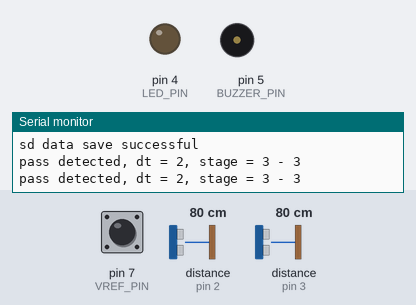
Simulated run of this program. Board: Arduino Uno, built with avr-gcc and run on an emulated ATmega328P. Parts: output pins drawn as LEDs (lit = HIGH), buzzer (waves = sounding), the last lines printed to the serial monitor. Wiring (inferred from the names in the program): 2 × range finder with pulse-width output: data pin 2 / data pin 3. The test bench sets the inputs (shaded band); at power-on: distance to the obstacle (sensors on pin 2, pin 3) 80 cm, pin 7 (VREF_PIN) HIGH. Sleep ends after the set time or at an interrupt; storage starts empty.

Above: at 3.86 s.
4.7 s: distance to the obstacle (sensor on pin 2) set to 9 cm
At 7.62 s:
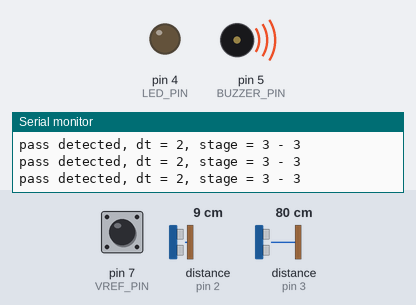
7.7 s: distance to the obstacle (sensor on pin 2) set to 8 cm
At 8.02 s:
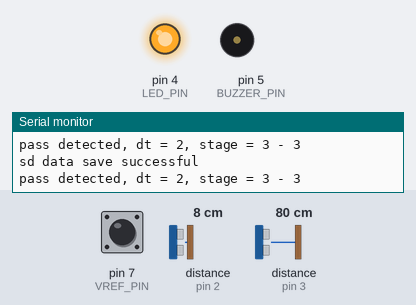
10.7 s: distance to the obstacle (sensor on pin 2) set to 18 cm
At 11.0 s:
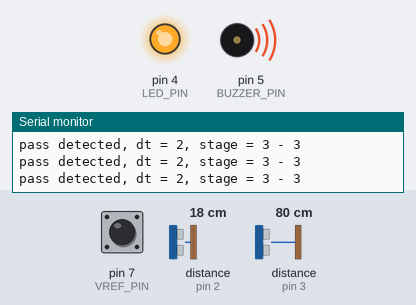
13.7 s: distance to the obstacle (sensor on pin 2) set to 15 cm
Timing chart, 0 to 17.7 s (numbered marks = the images above; inputs shaded):
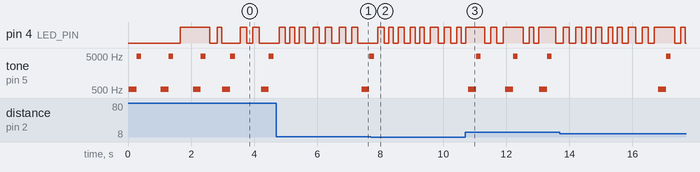

Measured:
- the behaviour switches between 9 and 8 cm on distance to the obstacle (sensor on pin 2) (found by bisection; images 1 and 2)
- after the input at 10.7 s, tone on pin 5 (BUZZER_PIN): plays 523 Hz for 0.25 s, 4978 Hz for 0.15 s, 523 Hz for 0.25 s, 4978 Hz for 0.15 s, 523 Hz for 0.25 s, 4978 Hz for 0.15 s, starting after 0.09 s
- by itself, tone on pin 5 (BUZZER_PIN): plays 523 Hz for 0.25 s, 4978 Hz for 0.15 s, 523 Hz for 0.25 s, 4978 Hz for 0.15 s, 523 Hz for 0.25 s, 4978 Hz for 0.15 s … (10 notes in this stretch)

The program:

main.cpp
```cpp
#include <Arduino.h>

#include <avr/interrupt.h>
#include <avr/power.h>
#include <avr/sleep.h>
#include <avr/io.h>
#include <avr/wdt.h>
#include <avr/pgmspace.h>
#include <SPI.h>
#include "SdFat.h"
#include "notes.h"
#include "beeps.h"
#include "const.h"

SdFat SD;

char sprintf_buffer [50];

const uint8_t BASE_NAME_SIZE = sizeof(FILE_BASE_NAME) - 1;
char fileName[] = FILE_BASE_NAME "00.txt";

volatile int interrupt_flag = 0;

int pass_counter = 0;
unsigned long wdt_trigger_counter = 0;
unsigned long last_wdt_counter_measurement = 0;
unsigned long last_wdt_counter_pass = 0;
unsigned long last_wdt_counter_save = 0;
short save_loops = 0;
bool led_state = false;
int entries = 0;
bool last_battery_status = true;

byte data_arr[ENTRY_COUNT];

bool battery_discharged = false;

int fills = 0;

int timing_table[4] = {
  10,
  7,
  4,
  2
};

int stage = 0;


// print to serial
void serial_log(char* log){
  DEBUG_SERIAL.begin(SERIAL_BAUD);
  DEBUG_SERIAL.print(log);
  DEBUG_SERIAL.flush();
  DEBUG_SERIAL.end();
}
void serial_log(char* log, int a){
  DEBUG_SERIAL.begin(SERIAL_BAUD);
  DEBUG_SERIAL.print(log);
  DEBUG_SERIAL.print(a);
  DEBUG_SERIAL.flush();
  DEBUG_SERIAL.end();
}
void serial_log_n(char* log){
  DEBUG_SERIAL.begin(SERIAL_BAUD);
  DEBUG_SERIAL.println(log);
  DEBUG_SERIAL.flush();
  DEBUG_SERIAL.end();
}
void serial_log_n(char* log, int a){
  DEBUG_SERIAL.begin(SERIAL_BAUD);
  DEBUG_SERIAL.print(log);
  DEBUG_SERIAL.println(a);
  DEBUG_SERIAL.flush();
  DEBUG_SERIAL.end();
}
void serial_log_f(int a){
  DEBUG_SERIAL.begin(SERIAL_BAUD);
  DEBUG_SERIAL.write(sprintf_buffer, a);
  DEBUG_SERIAL.flush();
  DEBUG_SERIAL.end();
}

// print all entries to serial
void dump_data_to_serial(){
    DEBUG_SERIAL.begin(SERIAL_BAUD);
    DEBUG_SERIAL.print("\nData dump call: ");
    for(int i = 0; i < entries; i++){
      DEBUG_SERIAL.print('\n');
      DEBUG_SERIAL.print(data_arr[i]);
    }
    DEBUG_SERIAL.flush();
    DEBUG_SERIAL.end();
}

// save all entries to sd card
bool dump_data_to_sd(){

  if(fills == 0){
    while (SD.exists(fileName)) {
      if (fileName[BASE_NAME_SIZE + 1] != '9') {
        fileName[BASE_NAME_SIZE + 1]++;
      } else if (fileName[BASE_NAME_SIZE] != '9') {
        fileName[BASE_NAME_SIZE + 1] = '0';
        fileName[BASE_NAME_SIZE]++;
      } else {
        beep_sad();

        serial_log_n("Can't create file name");

        return false;
      }
    }
  }

  File dataFile = SD.open(fileName, FILE_WRITE);

  // if the file is available, write to it:
  if (dataFile) {
    if(fills > 0){

      dataFile.print("C");
      dataFile.print(fills);

      if(battery_discharged){
        dataFile.print("   -- SAVED AT DISCHARGE");
      }
      dataFile.print('\n');

    }else{
      // print header
      if(battery_discharged){
        dataFile.print("-- SAVED AT DISCHARGE --\n");
      }

      dataFile.print("Battery status: ");
      dataFile.print(last_battery_status ? "high" : "low");

      dataFile.print("\nEntry target: ");
      dataFile.print(ENTRY_COUNT);

      dataFile.printf("\nEntry count: ");
      dataFile.print(entries);

      dataFile.print("\nMeasurment duration: ");
      dataFile.print(MEASUREMENT_DURATION);
      dataFile.print("ms\n");

      dataFile.print("C");
      dataFile.print(fills);

      dataFile.println();
    }

    for(int i = 0; i < entries; i++){
      dataFile.println(data_arr[i]);
    }

    dataFile.close();

    return true;
  }else
  {
    serial_log_n("no data file");

    return false;
  }
}

// configure watchdog timer
void configure_wdt(void)
{
  cli();                           // disable interrupts for changing the registers

  MCUSR = 0;                       // reset status register flags

                                   // Put timer in interrupt-only mode:
  WDTCSR |= 0b00011000;            // Set WDCE (5th from left) and WDE (4th from left) to enter config mode,
                                   // using bitwise OR assignment (leaves other bits unchanged).
  WDTCSR =  0b01000000 | 0b000010; // set WDIE: interrupt enabled
                                   // clr WDE: reset disabled
                                   // and set delay interval (right side of bar) to 8 seconds

  sei();                           // re-enable interrupts
}

// magnet pass interrupt
void Magnet_INT()
{
  interrupt_flag = 1;
  sleep_disable();

  detachInterrupt(digitalPinToInterrupt(MAGNET_INPUT_PIN));
}

// save button press interrupt
void Save_INT()
{
  interrupt_flag = 2;
  sleep_disable();

  detachInterrupt(digitalPinToInterrupt(SAVE_INPUT_PIN));
}

// enable sleep
void sleepNow ()
{
  cli();                                                                       //disable interrupts
  sleep_enable ();                                                      // enables the sleep bit in the mcucr register

  if(!battery_discharged)
    attachInterrupt (digitalPinToInterrupt(MAGNET_INPUT_PIN), Magnet_INT, FALLING);          // wake up on RISING level on D2
  attachInterrupt (digitalPinToInterrupt(SAVE_INPUT_PIN), Save_INT, RISING);          // wake up on RISING level on D2

  set_sleep_mode (SLEEP_MODE_PWR_DOWN);

  ADCSRA = 0;                                                           //disable the ADC

  sleep_bod_disable();                                                //save power
  sei();                                                                      //enable interrupts
  sleep_cpu ();                                                           // here the device is put to sleep
}

// watchdog interrupt
ISR (WDT_vect)
{
  interrupt_flag = 0;
  sleep_disable();
}

// flip LED state
void switchLED(){
  led_state = !led_state;
  digitalWrite(LED_PIN, led_state ? HIGH : LOW);
}

// switch LED state
void switchLED(bool state){
  led_state = state;
  digitalWrite(LED_PIN, led_state ? HIGH : LOW);
}

// check battery status
bool battery_status(){
  bool res = digitalRead(VREF_PIN) == HIGH;
  last_battery_status = res;
  return res;
}

void setup() {
  wdt_disable(); //Datasheet recommends disabling WDT right away in case of low probabibliy event

  pinMode(BUZZER_PIN, OUTPUT); // Set buzzer - pin 9 as an output
  pinMode(LED_PIN, OUTPUT); //set up the LED pin to output
  pinMode(MAGNET_INPUT_PIN, INPUT_PULLUP); //setup pin 2 for input since we will be using it with our button
  pinMode(SAVE_INPUT_PIN, INPUT_PULLUP); //setup pin 2 for input since we will be using it with our button
  pinMode(VREF_PIN, INPUT_PULLUP);

  delay(1);

  if(!battery_status())
  {
    // save and power-off
    battery_discharged = true;
    dump_data_to_sd();

    serial_log_n("Discharged");

    // disable watchdog
    wdt_reset();
    MCUSR=0;
    WDTCSR|=_BV(WDCE) | _BV(WDE);
    WDTCSR=0;

    beep_discharge(20, 2000);
  }
  else{

    // SD Card Initialization
    if (!SD.begin(SD_CS_PIN))
    {
      beep_sad();

      serial_log("SD card initialization failed");

      // disable watchdog
      wdt_reset();
      MCUSR=0;
      WDTCSR|=_BV(WDCE) | _BV(WDE);
      WDTCSR=0;

      return;
    }else{
      beep_short();
      configure_wdt();
    }

    set_sleep_mode(SLEEP_MODE_PWR_DOWN);

    sleep_mode();
  }
}

void loop() {
  sleepNow();

  delay(1);

  //serial_log_n("Woken up, interrupt flag: ", interrupt_flag);

  switch(interrupt_flag){


    // wdt trigger
    case 0:
      if(entries < ENTRY_COUNT){
        if(wdt_trigger_counter - last_wdt_counter_measurement == (int)(MEASUREMENT_DURATION/WDT_AVG_64MS_CYCLE)){
          switchLED(false);

          save_loops++;
          // check voltage
          if(save_loops >= ENTRIES_UNTIL_BATT_CHECK){
            if(!battery_status() && !last_battery_status)
            {
              battery_discharged = true;

              // save and power-off
              dump_data_to_sd();

              serial_log_n("Battery discharged");

              beep_discharge(10, 30000);

              // disable watchdog
              wdt_reset();
              MCUSR = 0;
              WDTCSR |= _BV(WDCE) | _BV(WDE);
              WDTCSR = 0;
              goto end;
            }

            //serial_log_n("Battery voltage sufficent");

            save_loops = 0;
          }

          //serial_log_n("saving entry ", entries);

          // log entry and reset counter
          data_arr[entries] = pass_counter;
          entries++;
          pass_counter = 0;

          last_wdt_counter_measurement = wdt_trigger_counter;
        }
      }
      else
      {
        serial_log_f(sprintf(sprintf_buffer, "dumping %d entries\n", entries));

        // entries full - save to sd
        if(!dump_data_to_sd())
          beep_sad();

        entries = 0;
        fills++;
      }


      wdt_trigger_counter++;
    break;


    // magnet pass
    case 1:{
      int dt = wdt_trigger_counter - last_wdt_counter_pass;

      if(dt >= timing_table[stage])
      //if(dt > 2)
      {
        int last_s = stage;

        if(dt <= 2 * timing_table[stage])
          stage = min(stage + 1, 3); // stage++
        else if(dt > 3 * timing_table[stage])
          stage = max(0, stage - 1); // stage--


        serial_log_f(sprintf(sprintf_buffer, "pass detected, dt = %d, stage = %d - %d\n", dt, last_s, stage));

        pass_counter++;

        switchLED();

        last_wdt_counter_pass = wdt_trigger_counter;
      }
    }
    break;


    // save button press
    case 2:
      if(battery_discharged){
            beep_discharge(2, 1000);
            serial_log_n("battery discharged");
            break;
      }
      else if((wdt_trigger_counter - last_wdt_counter_save > (int)(500/WDT_AVG_64MS_CYCLE))){

        if(dump_data_to_sd()){
          fills++;
          entries = 0;
          beep_short();
          serial_log_n("sd data save successful");
        }
        else{
          beep_sad();
          serial_log_n("sd data save unsuccessful");
        }

        last_wdt_counter_save = wdt_trigger_counter;
      }
    break;
  }
end:{}
}
```

beeps.h
```cpp
#pragma once

#include "Arduino.h"
#include "notes.h"
#include "const.h"

void beep_Tk(){

  int melody[] = {
    NOTE_FS5, NOTE_FS5, NOTE_D5, NOTE_B4, NOTE_B4, NOTE_E5,
    NOTE_E5, NOTE_E5, NOTE_GS5, NOTE_GS5, NOTE_A5, NOTE_B5,
    NOTE_A5, NOTE_A5, NOTE_A5, NOTE_E5, NOTE_D5, NOTE_FS5,
    NOTE_FS5, NOTE_FS5, NOTE_E5, NOTE_E5, NOTE_FS5, NOTE_E5
  };

  // note durations: 4 = quarter note, 8 = eighth note, etc.:
  int noteDurations[] = {
    8, 8, 8, 4, 4, 4,
    4, 5, 8, 8, 8, 8,
    8, 8, 8, 4, 4, 4,
    4, 5, 8, 8, 8, 8
  };

  for (int thisNote = 0; thisNote < 24; thisNote++) {

    // to calculate the note duration, take one second divided by the note type.

    //e.g. quarter note = 1000 / 4, eighth note = 1000/8, etc.

    int noteDuration = 1000 / noteDurations[thisNote];

    tone(BUZZER_PIN, melody[thisNote], noteDuration);

    // to distinguish the notes, set a minimum time between them.

    // the note's duration + 30% seems to work well:

    int pauseBetweenNotes = noteDuration * 1.30;

    delay(pauseBetweenNotes);

    // stop the tone playing:

    noTone(BUZZER_PIN);

  }
}

void beep_short(){

  tone(BUZZER_PIN, NOTE_C5);
  delay(250);
  noTone(BUZZER_PIN);
  tone(BUZZER_PIN, NOTE_DS8);
  delay(150);
  noTone(BUZZER_PIN);
}

void beep_sad(){

  tone(BUZZER_PIN, NOTE_C5);
  delay(250);
  noTone(BUZZER_PIN);
  tone(BUZZER_PIN, NOTE_C2);
  delay(400);
  noTone(BUZZER_PIN);
}

void beep_discharge(int n, int ms){
  for(int i = 0; i < n; i++){
    tone(BUZZER_PIN, NOTE_C5);
    delay(250);
    noTone(BUZZER_PIN);

    delay(100);

    tone(BUZZER_PIN, NOTE_C5);
    delay(250);
    noTone(BUZZER_PIN);

    delay(ms);
  }
}
```

const.h
```cpp
#pragma once

#define WDT_AVG_16MS_CYCLE 16.55f
#define WDT_AVG_64MS_CYCLE 66.2f

#define SERIAL_BAUD 9600

#define ENTRY_COUNT 500 // entry buffer size

#define MEASUREMENT_DURATION 4000   // time between entries
#define ENTRIES_UNTIL_BATT_CHECK 4 // check battery every x entries
// #define MEASUREMENT_DURATION 500   // time between entries
// #define ENTRIES_UNTIL_BATT_CHECK 1 // check battery every x entries

#define LED_PIN 4       // output pin for the LED
#define BUZZER_PIN 5    // output pin for the buzzer
#define MAGNET_INPUT_PIN 3    // input pin for the magnet sensor
#define SAVE_INPUT_PIN 2    // input pin for the magnet sensor
#define VREF_PIN 7    // input pin for the magnet sensor
#define SD_CS_PIN 10    // output pin for the SD Chip Select

#define FILE_BASE_NAME "DataSession"

// set to false in normal operation
// true for debug over serial
#define DEBUG true
#define DEBUG_SERIAL if(DEBUG)Serial
```

notes.h
```cpp
#pragma once

#define NOTE_B0  31
#define NOTE_C1  33
#define NOTE_CS1 35
#define NOTE_D1  37
#define NOTE_DS1 39
#define NOTE_E1  41
#define NOTE_F1  44
#define NOTE_FS1 46
#define NOTE_G1  49
#define NOTE_GS1 52
#define NOTE_A1  55
#define NOTE_AS1 58
#define NOTE_B1  62
#define NOTE_C2  65
#define NOTE_CS2 69
#define NOTE_D2  73
#define NOTE_DS2 78
#define NOTE_E2  82
#define NOTE_F2  87
#define NOTE_FS2 93
#define NOTE_G2  98
#define NOTE_GS2 104
#define NOTE_A2  110
#define NOTE_AS2 117
#define NOTE_B2  123
#define NOTE_C3  131
#define NOTE_CS3 139
#define NOTE_D3  147
#define NOTE_DS3 156
#define NOTE_E3  165
#define NOTE_F3  175
#define NOTE_FS3 185
#define NOTE_G3  196
#define NOTE_GS3 208
#define NOTE_A3  220
#define NOTE_AS3 233
#define NOTE_B3  247
#define NOTE_C4  262
#define NOTE_CS4 277
#define NOTE_D4  294
#define NOTE_DS4 311
#define NOTE_E4  330
#define NOTE_F4  349
#define NOTE_FS4 370
#define NOTE_G4  392
#define NOTE_GS4 415
#define NOTE_A4  440
#define NOTE_AS4 466
#define NOTE_B4  494
#define NOTE_C5  523
#define NOTE_CS5 554
#define NOTE_D5  587
#define NOTE_DS5 622
#define NOTE_E5  659
#define NOTE_F5  698
#define NOTE_FS5 740
#define NOTE_G5  784
#define NOTE_GS5 831
#define NOTE_A5  880
#define NOTE_AS5 932
#define NOTE_B5  988
#define NOTE_C6  1047
#define NOTE_CS6 1109
#define NOTE_D6  1175
#define NOTE_DS6 1245
#define NOTE_E6  1319
#define NOTE_F6  1397
#define NOTE_FS6 1480
#define NOTE_G6  1568
#define NOTE_GS6 1661
#define NOTE_A6  1760
#define NOTE_AS6 1865
#define NOTE_B6  1976
#define NOTE_C7  2093
#define NOTE_CS7 2217
#define NOTE_D7  2349
#define NOTE_DS7 2489
#define NOTE_E7  2637
#define NOTE_F7  2794
#define NOTE_FS7 2960
#define NOTE_G7  3136
#define NOTE_GS7 3322
#define NOTE_A7  3520
#define NOTE_AS7 3729
#define NOTE_B7  3951
#define NOTE_C8  4186
#define NOTE_CS8 4435
#define NOTE_D8  4699
#define NOTE_DS8 4978
```
